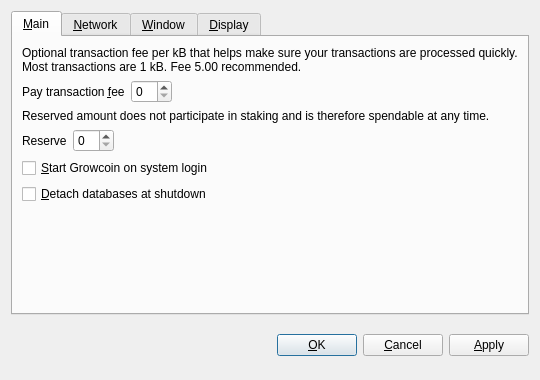
<?xml version="1.0" encoding="UTF-8"?>
<ui version="4.0">
 <class>OptionsDialog</class>
 <widget class="QDialog" name="OptionsDialog">
  <property name="geometry">
   <rect>
    <x>0</x>
    <y>0</y>
    <width>540</width>
    <height>380</height>
   </rect>
  </property>
  <property name="windowTitle">
   <string>Options</string>
  </property>
  <property name="modal">
   <bool>true</bool>
  </property>
  <layout class="QVBoxLayout" name="verticalLayout">
   <item>
    <widget class="QTabWidget" name="tabWidget">
     <property name="tabPosition">
      <enum>QTabWidget::North</enum>
     </property>
     <property name="currentIndex">
      <number>0</number>
     </property>
     <widget class="QWidget" name="tabMain">
      <attribute name="title">
       <string>&amp;Main</string>
      </attribute>
      <layout class="QVBoxLayout" name="verticalLayout_Main">
       <item>
        <widget class="QLabel" name="transactionFeeInfoLabel">
         <property name="text">
          <string>Optional transaction fee per kB that helps make sure your transactions are processed quickly. Most transactions are 1 kB. Fee 5.00 recommended.</string>
         </property>
         <property name="textFormat">
          <enum>Qt::PlainText</enum>
         </property>
         <property name="wordWrap">
          <bool>true</bool>
         </property>
        </widget>
       </item>
       <item>
        <layout class="QHBoxLayout" name="horizontalLayoutFee">
         <item>
          <widget class="QLabel" name="transactionFeeLabel">
           <property name="text">
            <string>Pay transaction &amp;fee</string>
           </property>
           <property name="textFormat">
            <enum>Qt::PlainText</enum>
           </property>
           <property name="buddy">
            <cstring>transactionFee</cstring>
           </property>
          </widget>
         </item>
         <item>
          <widget class="BitcoinAmountField" name="transactionFee"/>
         </item>
         <item>
          <spacer name="horizontalSpacerFee">
           <property name="orientation">
            <enum>Qt::Horizontal</enum>
           </property>
           <property name="sizeHint" stdset="0">
            <size>
             <width>40</width>
             <height>20</height>
            </size>
           </property>
          </spacer>
         </item>
        </layout>
       </item>
       <item>
        <widget class="QLabel" name="reserveBalanceInfoLabel">
         <property name="text">
          <string>Reserved amount does not participate in staking and is therefore spendable at any time.</string>
         </property>
         <property name="textFormat">
          <enum>Qt::PlainText</enum>
         </property>
         <property name="wordWrap">
          <bool>true</bool>
         </property>
        </widget>
       </item>
       <item>
        <layout class="QHBoxLayout" name="horizontalLayoutReserveBalance">
         <item>
          <widget class="QLabel" name="reserveBalanceLabel">
           <property name="text">
            <string>Reserve</string>
           </property>
           <property name="textFormat">
            <enum>Qt::PlainText</enum>
           </property>
           <property name="buddy">
            <cstring>reserveBalance</cstring>
           </property>
          </widget>
         </item>
         <item>
          <widget class="BitcoinAmountField" name="reserveBalance"/>
         </item>
         <item>
          <spacer name="horizontalSpacerReserveBalance">
           <property name="orientation">
            <enum>Qt::Horizontal</enum>
           </property>
           <property name="sizeHint" stdset="0">
            <size>
             <width>40</width>
             <height>20</height>
            </size>
           </property>
          </spacer>
         </item>
        </layout>
       </item>
       <item>
        <widget class="QCheckBox" name="bitcoinAtStartup">
         <property name="toolTip">
          <string>Automatically start Growcoin after logging in to the system.</string>
         </property>
         <property name="text">
          <string>&amp;Start Growcoin on system login</string>
         </property>
        </widget>
       </item>
       <item>
        <widget class="QCheckBox" name="detachDatabases">
         <property name="toolTip">
          <string>Detach block and address databases at shutdown. This means they can be moved to another data directory, but it slows down shutdown. The wallet is always detached.</string>
         </property>
         <property name="text">
          <string>&amp;Detach databases at shutdown</string>
         </property>
        </widget>
       </item>
       <item>
        <spacer name="verticalSpacer_Main">
         <property name="orientation">
          <enum>Qt::Vertical</enum>
         </property>
         <property name="sizeHint" stdset="0">
          <size>
           <width>20</width>
           <height>40</height>
          </size>
         </property>
        </spacer>
       </item>
      </layout>
     </widget>
     <widget class="QWidget" name="tabNetwork">
      <attribute name="title">
       <string>&amp;Network</string>
      </attribute>
      <layout class="QVBoxLayout" name="verticalLayout_Network">
       <item>
        <widget class="QCheckBox" name="mapPortUpnp">
         <property name="toolTip">
          <string>Automatically open the Growcoin client port on the router. This only works when your router supports UPnP and it is enabled.</string>
         </property>
         <property name="text">
          <string>Map port using &amp;UPnP</string>
         </property>
        </widget>
       </item>
       <item>
        <widget class="QCheckBox" name="connectSocks">
         <property name="toolTip">
          <string>Connect to the Growcoin network through a SOCKS proxy (e.g. when connecting through Tor).</string>
         </property>
         <property name="text">
          <string>&amp;Connect through SOCKS proxy:</string>
         </property>
        </widget>
       </item>
       <item>
        <layout class="QHBoxLayout" name="horizontalLayout_Network">
         <item>
          <widget class="QLabel" name="proxyIpLabel">
           <property name="text">
            <string>Proxy &amp;IP:</string>
           </property>
           <property name="textFormat">
            <enum>Qt::PlainText</enum>
           </property>
           <property name="buddy">
            <cstring>proxyIp</cstring>
           </property>
          </widget>
         </item>
         <item>
          <widget class="QValidatedLineEdit" name="proxyIp">
           <property name="maximumSize">
            <size>
             <width>140</width>
             <height>16777215</height>
            </size>
           </property>
           <property name="toolTip">
            <string>IP address of the proxy (e.g. 127.0.0.1)</string>
           </property>
          </widget>
         </item>
         <item>
          <widget class="QLabel" name="proxyPortLabel">
           <property name="text">
            <string>&amp;Port:</string>
           </property>
           <property name="textFormat">
            <enum>Qt::PlainText</enum>
           </property>
           <property name="buddy">
            <cstring>proxyPort</cstring>
           </property>
          </widget>
         </item>
         <item>
          <widget class="QLineEdit" name="proxyPort">
           <property name="maximumSize">
            <size>
             <width>55</width>
             <height>16777215</height>
            </size>
           </property>
           <property name="toolTip">
            <string>Port of the proxy (e.g. 9050)</string>
           </property>
          </widget>
         </item>
         <item>
          <widget class="QLabel" name="socksVersionLabel">
           <property name="text">
            <string>SOCKS &amp;Version:</string>
           </property>
           <property name="textFormat">
            <enum>Qt::PlainText</enum>
           </property>
           <property name="buddy">
            <cstring>socksVersion</cstring>
           </property>
          </widget>
         </item>
         <item>
          <widget class="QValueComboBox" name="socksVersion">
           <property name="toolTip">
            <string>SOCKS version of the proxy (e.g. 5)</string>
           </property>
          </widget>
         </item>
         <item>
          <spacer name="horizontalSpacer_Network">
           <property name="orientation">
            <enum>Qt::Horizontal</enum>
           </property>
           <property name="sizeHint" stdset="0">
            <size>
             <width>40</width>
             <height>20</height>
            </size>
           </property>
          </spacer>
         </item>
        </layout>
       </item>
       <item>
        <spacer name="verticalSpacer_Network">
         <property name="orientation">
          <enum>Qt::Vertical</enum>
         </property>
         <property name="sizeHint" stdset="0">
          <size>
           <width>20</width>
           <height>40</height>
          </size>
         </property>
        </spacer>
       </item>
      </layout>
     </widget>
     <widget class="QWidget" name="tabWindow">
      <attribute name="title">
       <string>&amp;Window</string>
      </attribute>
      <layout class="QVBoxLayout" name="verticalLayout_Window">
       <item>
        <widget class="QCheckBox" name="minimizeToTray">
         <property name="toolTip">
          <string>Show only a tray icon after minimizing the window.</string>
         </property>
         <property name="text">
          <string>&amp;Minimize to the tray instead of the taskbar</string>
         </property>
        </widget>
       </item>
       <item>
        <widget class="QCheckBox" name="minimizeOnClose">
         <property name="toolTip">
          <string>Minimize instead of exit the application when the window is closed. When this option is enabled, the application will be closed only after selecting Quit in the menu.</string>
         </property>
         <property name="text">
          <string>M&amp;inimize on close</string>
         </property>
        </widget>
       </item>
       <item>
        <spacer name="verticalSpacer_Window">
         <property name="orientation">
          <enum>Qt::Vertical</enum>
         </property>
         <property name="sizeHint" stdset="0">
          <size>
           <width>20</width>
           <height>40</height>
          </size>
         </property>
        </spacer>
       </item>
      </layout>
     </widget>
     <widget class="QWidget" name="tabDisplay">
      <attribute name="title">
       <string>&amp;Display</string>
      </attribute>
      <layout class="QVBoxLayout" name="verticalLayout_Display">
       <item>
        <layout class="QHBoxLayout" name="horizontalLayout_1_Display">
         <item>
          <widget class="QLabel" name="langLabel">
           <property name="text">
            <string>User Interface &amp;language:</string>
           </property>
           <property name="textFormat">
            <enum>Qt::PlainText</enum>
           </property>
           <property name="buddy">
            <cstring>lang</cstring>
           </property>
          </widget>
         </item>
         <item>
          <widget class="QValueComboBox" name="lang">
           <property name="toolTip">
            <string>The user interface language can be set here. This setting will take effect after restarting Growcoin.</string>
           </property>
          </widget>
         </item>
        </layout>
       </item>
       <item>
        <layout class="QHBoxLayout" name="horizontalLayout_2_Display">
         <item>
          <widget class="QLabel" name="unitLabel">
           <property name="text">
            <string>&amp;Unit to show amounts in:</string>
           </property>
           <property name="textFormat">
            <enum>Qt::PlainText</enum>
           </property>
           <property name="buddy">
            <cstring>unit</cstring>
           </property>
          </widget>
         </item>
         <item>
          <widget class="QValueComboBox" name="unit">
           <property name="toolTip">
            <string>Choose the default subdivision unit to show in the interface and when sending coins.</string>
           </property>
          </widget>
         </item>
        </layout>
       </item>
       <item>
        <widget class="QCheckBox" name="displayAddresses">
         <property name="toolTip">
          <string>Whether to show Growcoin addresses in the transaction list or not.</string>
         </property>
         <property name="text">
          <string>&amp;Display addresses in transaction list</string>
         </property>
        </widget>
       </item>
       <item>
        <widget class="QCheckBox" name="coinControlFeatures">
         <property name="toolTip">
          <string>Whether to show coin control features or not.</string>
         </property>
         <property name="text">
          <string>Display coin &amp;control features (experts only!)</string>
         </property>
        </widget>
       </item>
       <item>
        <spacer name="verticalSpacer_Display">
         <property name="orientation">
          <enum>Qt::Vertical</enum>
         </property>
         <property name="sizeHint" stdset="0">
          <size>
           <width>20</width>
           <height>40</height>
          </size>
         </property>
        </spacer>
       </item>
      </layout>
     </widget>
    </widget>
   </item>
   <item>
    <layout class="QHBoxLayout" name="horizontalLayout_Buttons">
     <item>
      <spacer name="horizontalSpacer_1">
       <property name="orientation">
        <enum>Qt::Horizontal</enum>
       </property>
       <property name="sizeHint" stdset="0">
        <size>
         <width>40</width>
         <height>48</height>
        </size>
       </property>
      </spacer>
     </item>
     <item>
      <widget class="QLabel" name="statusLabel">
       <property name="font">
        <font>
         <weight>75</weight>
         <bold>true</bold>
        </font>
       </property>
       <property name="text">
        <string/>
       </property>
       <property name="textFormat">
        <enum>Qt::PlainText</enum>
       </property>
       <property name="wordWrap">
        <bool>true</bool>
       </property>
      </widget>
     </item>
     <item>
      <spacer name="horizontalSpacer_2">
       <property name="orientation">
        <enum>Qt::Horizontal</enum>
       </property>
       <property name="sizeHint" stdset="0">
        <size>
         <width>40</width>
         <height>48</height>
        </size>
       </property>
      </spacer>
     </item>
     <item>
      <widget class="QPushButton" name="okButton">
       <property name="text">
        <string>&amp;OK</string>
       </property>
      </widget>
     </item>
     <item>
      <widget class="QPushButton" name="cancelButton">
       <property name="text">
        <string>&amp;Cancel</string>
       </property>
       <property name="autoDefault">
        <bool>false</bool>
       </property>
      </widget>
     </item>
     <item>
      <widget class="QPushButton" name="applyButton">
       <property name="text">
        <string>&amp;Apply</string>
       </property>
       <property name="autoDefault">
        <bool>false</bool>
       </property>
      </widget>
     </item>
    </layout>
   </item>
  </layout>
 </widget>
 <customwidgets>
  <customwidget>
   <class>BitcoinAmountField</class>
   <extends>QSpinBox</extends>
   <header>bitcoinamountfield.h</header>
  </customwidget>
  <customwidget>
   <class>QValueComboBox</class>
   <extends>QComboBox</extends>
   <header>qvaluecombobox.h</header>
  </customwidget>
  <customwidget>
   <class>QValidatedLineEdit</class>
   <extends>QLineEdit</extends>
   <header>qvalidatedlineedit.h</header>
  </customwidget>
 </customwidgets>
 <resources/>
 <connections/>
</ui>
